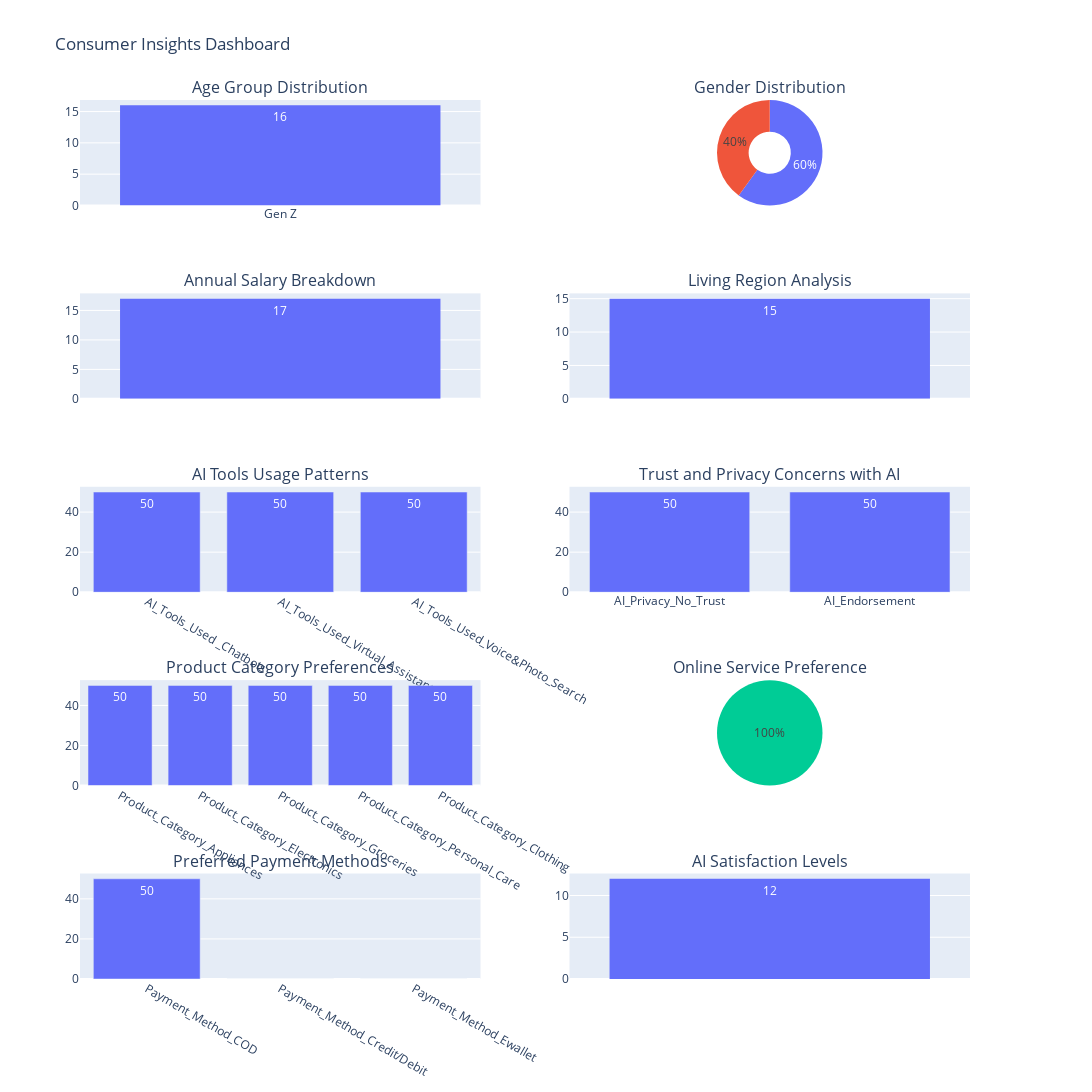

Notebook source saved alongside this figure:
### Code cell
# Creating a dashboard layout using subplots
from plotly.subplots import make_subplots

dashboard = make_subplots(
    rows=5, cols=2, 
    subplot_titles=("Age Group Distribution", "Gender Distribution",
                    "Annual Salary Breakdown", "Living Region Analysis",
                    "AI Tools Usage Patterns", "Trust and Privacy Concerns with AI",
                    "Product Category Preferences", "Online Service Preference",
                    "Preferred Payment Methods", "AI Satisfaction Levels"),
    specs=[
        [{"type": "xy"}, {"type": "domain"}],  # First row: Bar and Pie chart
        [{"type": "xy"}, {"type": "xy"}],     # Second row: Both Bar charts
        [{"type": "xy"}, {"type": "xy"}],     # Third row: Both Bar charts
        [{"type": "xy"}, {"type": "domain"}], # Fourth row: Bar and Pie chart
        [{"type": "xy"}, {"type": "xy"}]      # Fifth row: Both Bar charts
    ],
    vertical_spacing=0.1
)

# Add traces to dashboard
dashboard.add_trace(fig1.data[0], row=1, col=1)  # Age Group Distribution
dashboard.add_trace(fig2.data[0], row=1, col=2)  # Gender Distribution
dashboard.add_trace(fig3.data[0], row=2, col=1)  # Annual Salary Breakdown
dashboard.add_trace(fig4.data[0], row=2, col=2)  # Living Region Analysis
dashboard.add_trace(fig5.data[0], row=3, col=1)  # AI Tools Usage Patterns
dashboard.add_trace(fig6.data[0], row=3, col=2)  # Trust and Privacy Concerns
dashboard.add_trace(fig7.data[0], row=4, col=1)  # Product Category Preferences
dashboard.add_trace(fig8.data[0], row=4, col=2)  # Online Service Preference
dashboard.add_trace(fig9.data[0], row=5, col=1)  # Preferred Payment Methods
dashboard.add_trace(fig10.data[0], row=5, col=2) # AI Satisfaction Levels

# Update layout for the dashboard
dashboard.update_layout(height=2000, width=1200, title_text="Consumer Insights Dashboard", showlegend=False)
dashboard.show()

### Figure 1 — Plotly figure (JSON) as saved in the notebook; plotly's stock layout.template omitted (floating-point values rounded to 4 significant figures)
{"data": [{"alignmentgroup": "True", "bingroup": "x", "hovertemplate": "Age=%{x}<br>count=%{y}<extra></extra>", "legendgroup": "Gen Z", "marker": {"color": "#636efa", "pattern": {"shape": ""}}, "name": "Gen Z", "offsetgroup": "Gen Z", "orientation": "v", "showlegend": true, "texttemplate": "%{value}", "type": "histogram", "x": ["Gen Z", "Gen Z", "Gen Z", "Gen Z", "Gen Z", "Gen Z", "Gen Z", "Gen Z", "Gen Z", "Gen Z", "Gen Z", "Gen Z", "Gen Z", "Gen Z", "Gen Z", "Gen Z"], "xaxis": "x", "yaxis": "y"}, {"domain": {"x": [0.55, 1], "y": [0.88, 1]}, "hole": 0.4, "hovertemplate": "Gender=%{label}<extra></extra>", "labels": ["Female", "Female", "Female", "Female", "Female", "Female", "Female", "Male", "Male", "Female", "Female", "Female", "Male", "Female", "Male", "Male", "Female", "Male", "Female", "Female", "Female", "Male", "Male", "Female", "Male", "Female", "Male", "Male", "Male", "Female", "Female", "Male", "Female", "Male", "Female", "Male", "Female", "Female", "Male", "Male", "Male", "Female", "Male", "Male", "Female", "Female", "Female", "Female", "Female", "Female"], "legendgroup": "", "name": "", "showlegend": true, "type": "pie"}, {"alignmentgroup": "True", "bingroup": "x", "hovertemplate": "Annual_Salary=%{x}<br>count=%{y}<extra></extra>", "legendgroup": "Medium", "marker": {"color": "#636efa", "pattern": {"shape": ""}}, "name": "Medium", "offsetgroup": "Medium", "orientation": "v", "showlegend": true, "texttemplate": "%{value}", "type": "histogram", "x": ["Medium", "Medium", "Medium", "Medium", "Medium", "Medium", "Medium", "Medium", "Medium", "Medium", "Medium", "Medium", "Medium", "Medium", "Medium", "Medium", "Medium"], "xaxis": "x2", "yaxis": "y2"}, {"alignmentgroup": "True", "bingroup": "x", "hovertemplate": "Living_Region=%{x}<br>count=%{y}<extra></extra>", "legendgroup": "Metropolitan", "marker": {"color": "#636efa", "pattern": {"shape": ""}}, "name": "Metropolitan", "offsetgroup": "Metropolitan", "orientation": "v", "showlegend": true, "texttemplate": "%{value}", "type": "histogram", "x": ["Metropolitan", "Metropolitan", "Metropolitan", "Metropolitan", "Metropolitan", "Metropolitan", "Metropolitan", "Metropolitan", "Metropolitan", "Metropolitan", "Metropolitan", "Metropolitan", "Metropolitan", "Metropolitan", "Metropolitan"], "xaxis": "x3", "yaxis": "y3"}, {"alignmentgroup": "True", "hovertemplate": "Tool=%{x}<br>Count=%{y}<extra></extra>", "legendgroup": "", "marker": {"color": "#636efa", "pattern": {"shape": ""}}, "name": "", "offsetgroup": "", "orientation": "v", "showlegend": false, "textposition": "auto", "texttemplate": "%{y}", "type": "bar", "x": ["AI_Tools_Used _Chatbots", "AI_Tools_Used_Virtual_Assistant", "AI_Tools_Used_Voice&Photo_Search"], "xaxis": "x4", "y": [50, 50, 50], "yaxis": "y4"}, {"alignmentgroup": "True", "hovertemplate": "Metric=%{x}<br>Count=%{y}<extra></extra>", "legendgroup": "", "marker": {"color": "#636efa", "pattern": {"shape": ""}}, "name": "", "offsetgroup": "", "orientation": "v", "showlegend": false, "textposition": "auto", "texttemplate": "%{y}", "type": "bar", "x": ["AI_Privacy_No_Trust", "AI_Endorsement"], "xaxis": "x5", "y": [50, 50], "yaxis": "y5"}, {"alignmentgroup": "True", "hovertemplate": "Category=%{x}<br>Count=%{y}<extra></extra>", "legendgroup": "", "marker": {"color": "#636efa", "pattern": {"shape": ""}}, "name": "", "offsetgroup": "", "orientation": "v", "showlegend": false, "textposition": "auto", "texttemplate": "%{y}", "type": "bar", "x": ["Product_Category_Appliances", "Product_Category_Electronics", "Product_Category_Groceries", "Product_Category_Personal_Care", "Product_Category_Clothing"], "xaxis": "x6", "y": [50, 50, 50, 50, 50], "yaxis": "y6"}, {"domain": {"x": [0.55, 1], "y": [0.22, 0.34]}, "hovertemplate": "Preference=%{label}<br>Count=%{value}<extra></extra>", "labels": ["NO"], "legendgroup": "", "name": "", "showlegend": true, "type": "pie", "values": [50]}, {"alignmentgroup": "True", "hovertemplate": "Payment Method=%{x}<br>Count=%{y}<extra></extra>", "legendgroup": "", "marker": {"color": "#636efa", "pattern": {"shape": ""}}, "name": "", "offsetgroup": "", "orientation": "v", "showlegend": false, "textposition": "auto", "texttemplate": "%{y}", "type": "bar", "x": ["Payment_Method_COD", "Payment_Method_Credit/Debit", "Payment_Method_Ewallet"], "xaxis": "x7", "y": [50, 0, 0], "yaxis": "y7"}, {"alignmentgroup": "True", "bingroup": "x", "hovertemplate": "AI_Satisfication=%{x}<br>count=%{y}<extra></extra>", "legendgroup": "Satisfied", "marker": {"color": "#636efa", "pattern": {"shape": ""}}, "name": "Satisfied", "offsetgroup": "Satisfied", "orientation": "v", "showlegend": true, "texttemplate": "%{value}", "type": "histogram", "x": ["Satisfied", "Satisfied", "Satisfied", "Satisfied", "Satisfied", "Satisfied", "Satisfied", "Satisfied", "Satisfied", "Satisfied", "Satisfied", "Satisfied"], "xaxis": "x8", "yaxis": "y8"}], "layout": {"annotations": [{"font": {"size": 16}, "showarrow": false, "text": "Age Group Distribution", "x": 0.225, "xanchor": "center", "xref": "paper", "y": 1, "yanchor": "bottom", "yref": "paper"}, {"font": {"size": 16}, "showarrow": false, "text": "Gender Distribution", "x": 0.775, "xanchor": "center", "xref": "paper", "y": 1, "yanchor": "bottom", "yref": "paper"}, {"font": {"size": 16}, "showarrow": false, "text": "Annual Salary Breakdown", "x": 0.225, "xanchor": "center", "xref": "paper", "y": 0.78, "yanchor": "bottom", "yref": "paper"}, {"font": {"size": 16}, "showarrow": false, "text": "Living Region Analysis", "x": 0.775, "xanchor": "center", "xref": "paper", "y": 0.78, "yanchor": "bottom", "yref": "paper"}, {"font": {"size": 16}, "showarrow": false, "text": "AI Tools Usage Patterns", "x": 0.225, "xanchor": "center", "xref": "paper", "y": 0.56, "yanchor": "bottom", "yref": "paper"}, {"font": {"size": 16}, "showarrow": false, "text": "Trust and Privacy Concerns with AI", "x": 0.775, "xanchor": "center", "xref": "paper", "y": 0.56, "yanchor": "bottom", "yref": "paper"}, {"font": {"size": 16}, "showarrow": false, "text": "Product Category Preferences", "x": 0.225, "xanchor": "center", "xref": "paper", "y": 0.34, "yanchor": "bottom", "yref": "paper"}, {"font": {"size": 16}, "showarrow": false, "text": "Online Service Preference", "x": 0.775, "xanchor": "center", "xref": "paper", "y": 0.34, "yanchor": "bottom", "yref": "paper"}, {"font": {"size": 16}, "showarrow": false, "text": "Preferred Payment Methods", "x": 0.225, "xanchor": "center", "xref": "paper", "y": 0.12, "yanchor": "bottom", "yref": "paper"}, {"font": {"size": 16}, "showarrow": false, "text": "AI Satisfaction Levels", "x": 0.775, "xanchor": "center", "xref": "paper", "y": 0.12, "yanchor": "bottom", "yref": "paper"}], "height": 2000, "showlegend": false, "title": {"text": "Consumer Insights Dashboard"}, "width": 1200, "xaxis": {"anchor": "y", "autorange": true, "domain": [0, 0.45], "range": [-0.5, 0.5], "type": "category"}, "xaxis2": {"anchor": "y2", "autorange": true, "domain": [0, 0.45], "range": [0.5, 1.5], "type": "category"}, "xaxis3": {"anchor": "y3", "autorange": true, "domain": [0.55, 1], "range": [1.5, 2.5], "type": "category"}, "xaxis4": {"anchor": "y4", "autorange": true, "domain": [0, 0.45], "range": [-0.5, 2.5], "type": "category"}, "xaxis5": {"anchor": "y5", "autorange": true, "domain": [0.55, 1], "range": [-0.5, 1.5], "type": "category"}, "xaxis6": {"anchor": "y6", "autorange": true, "domain": [0, 0.45], "range": [-0.5, 4.5], "type": "category"}, "xaxis7": {"anchor": "y7", "autorange": true, "domain": [0, 0.45], "range": [-0.5, 2.5], "type": "category"}, "xaxis8": {"anchor": "y8", "autorange": true, "domain": [0.55, 1], "range": [2.5, 3.5], "type": "category"}, "yaxis": {"anchor": "x", "autorange": true, "domain": [0.88, 1], "range": [0, 16.84]}, "yaxis2": {"anchor": "x2", "autorange": true, "domain": [0.66, 0.78], "range": [0, 17.89]}, "yaxis3": {"anchor": "x3", "autorange": true, "domain": [0.66, 0.78], "range": [0, 15.79]}, "yaxis4": {"anchor": "x4", "autorange": true, "domain": [0.44, 0.56], "range": [0, 52.63], "type": "linear"}, "yaxis5": {"anchor": "x5", "autorange": true, "domain": [0.44, 0.56], "range": [0, 52.63], "type": "linear"}, "yaxis6": {"anchor": "x6", "autorange": true, "domain": [0.22, 0.34], "range": [0, 52.63], "type": "linear"}, "yaxis7": {"anchor": "x7", "autorange": true, "domain": [0, 0.12], "range": [0, 52.63], "type": "linear"}, "yaxis8": {"anchor": "x8", "autorange": true, "domain": [0, 0.12], "range": [0, 12.63]}}}
